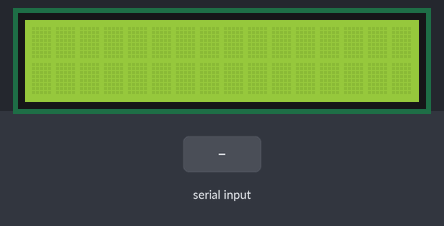
Simulated run of this program. Board: Arduino Uno, built with avr-gcc and run on an emulated ATmega328P. On the bench: 16×2 character LCD. The test bench sets the inputs (shaded band). What the program prints to the serial monitor is not drawn.

Above: at 1.2 s.
1.3 s: "90,45\n" received over Serial
At 3.7 s:
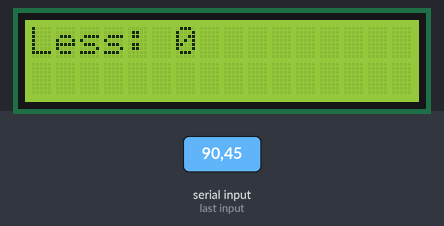
4.0 s: "30,150\n" received over Serial
At 4.9 s:
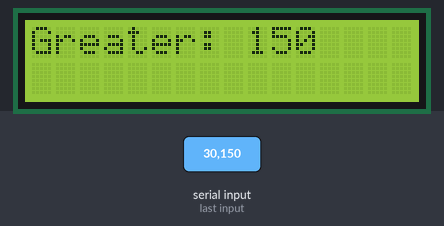
Timing chart, 0 to 7.0 s (numbered marks = the images above; inputs shaded):
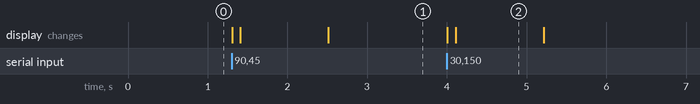

Measured:
- after the input at 1.3 s, the display: first changes at once (image 1 shows a later state)
- after the input at 4.0 s, the display: first changes at once (image 2 shows a later state)
- what the display in image 2 shows lasts 1.1 s, from 4.1 s to 5.2 s

The program:

main.cpp
```cpp
#include <Arduino.h>
#include <LiquidCrystal.h>

#define LOWER_NUMBER 0
#define EQUAL_NUMBER 1
#define HIGHER_NUMBER 2

const int rs = 12, en = 11, d4 = 5, d5 = 4, d6 = 3, d7 = 2;
LiquidCrystal lcd(rs, en, d4, d5, d6, d7);

int random_number;
int guess;
char lcd_message[100];

void setup() {
  Serial.begin(9600);
  pinMode(A0, INPUT);
  random_number = map(analogRead(A0), 0, 1023, 0, 100);
  lcd.begin(16, 2);
}

void loop() {
  if(Serial.available() > 0) {
      guess = Serial.parseInt();
    if (guess == random_number)
    {
      Serial.println(EQUAL_NUMBER);
      sprintf(lcd_message, "Found: %d", guess);
    }
    else if(guess < random_number) {
      Serial.println(LOWER_NUMBER);
      sprintf(lcd_message, "Less: %d", guess);
    }
    else {
      Serial.println(HIGHER_NUMBER);
      sprintf(lcd_message, "Greater: %d", guess);
    }
    lcd.clear();
    lcd.println(lcd_message);
    delay(100);
  }
}
```
